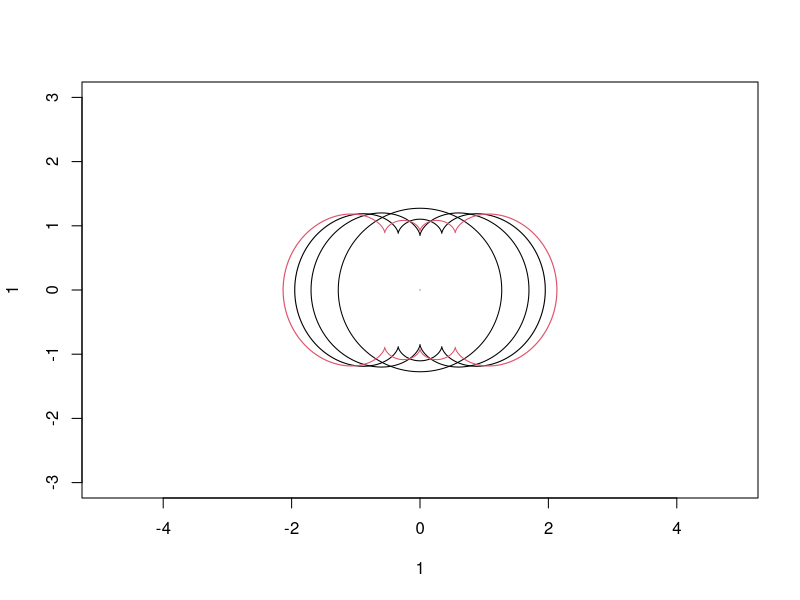
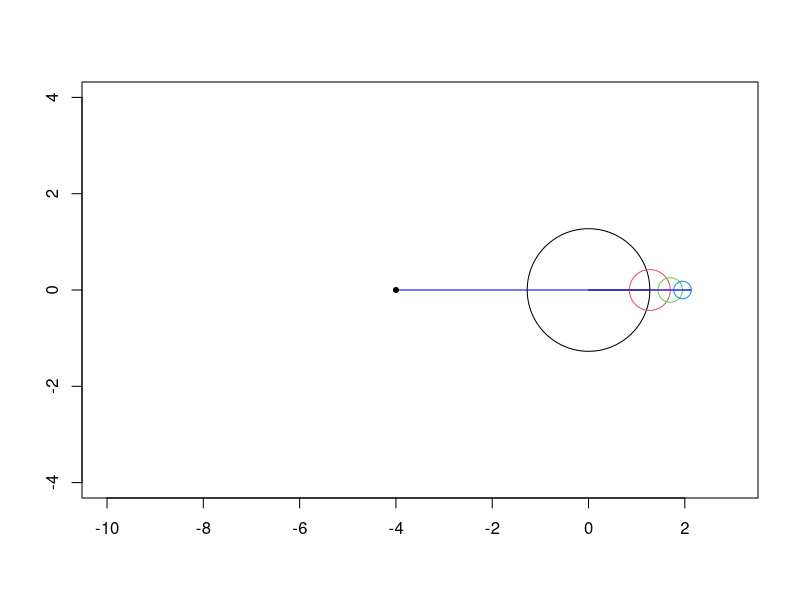
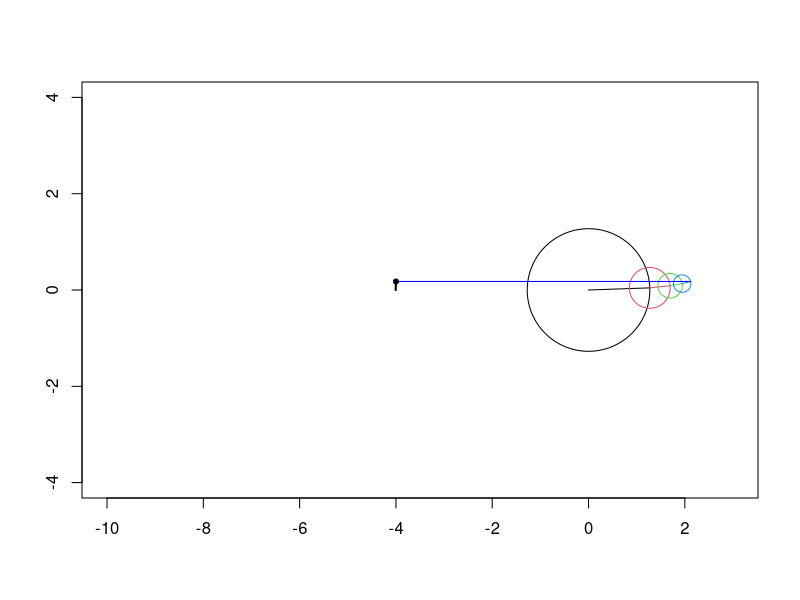
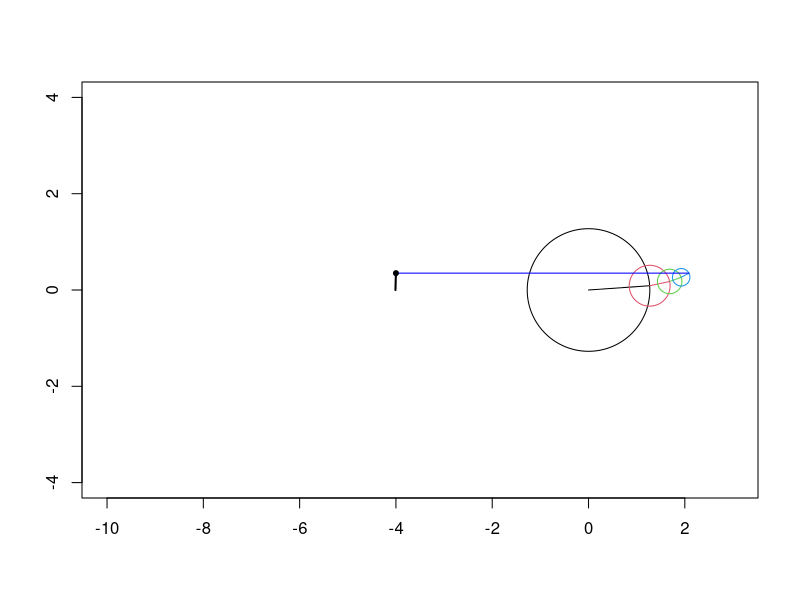
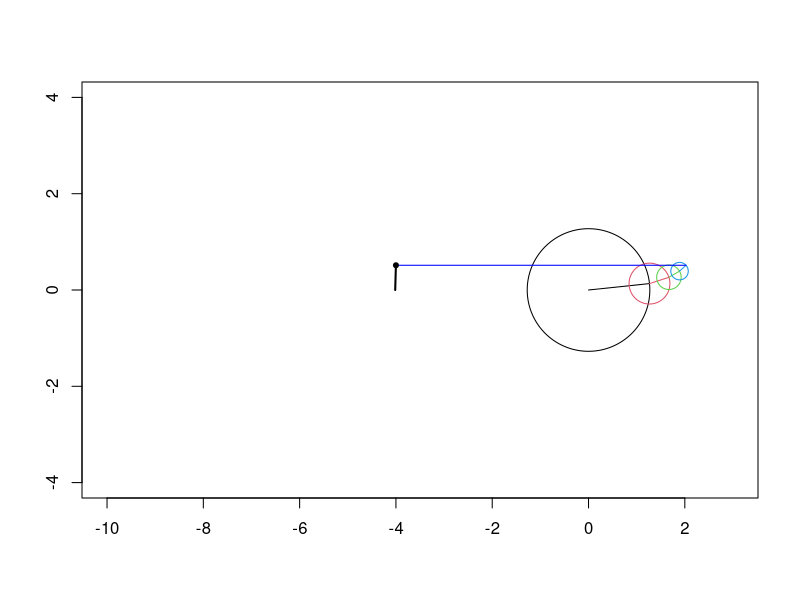
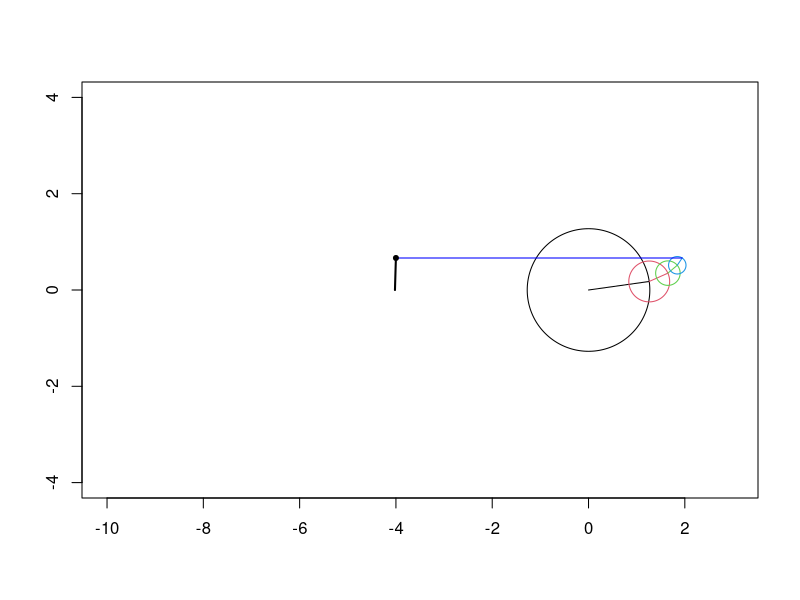
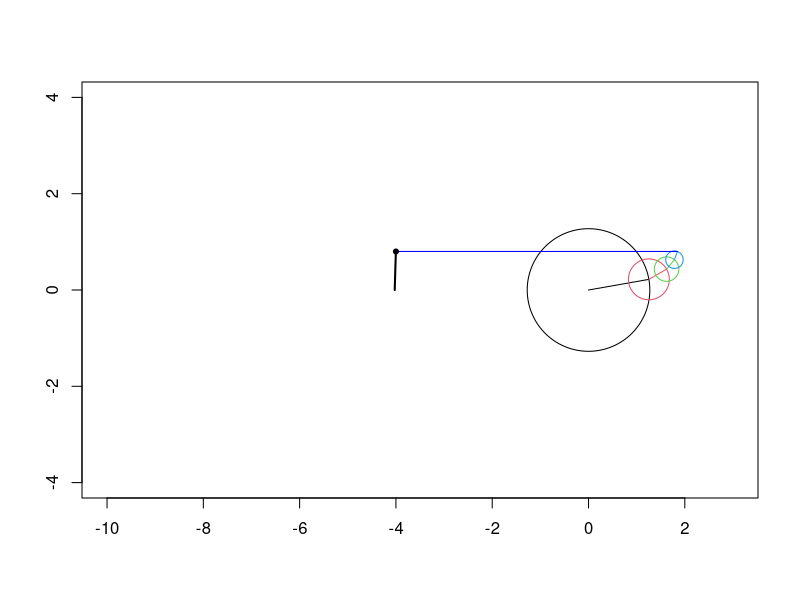
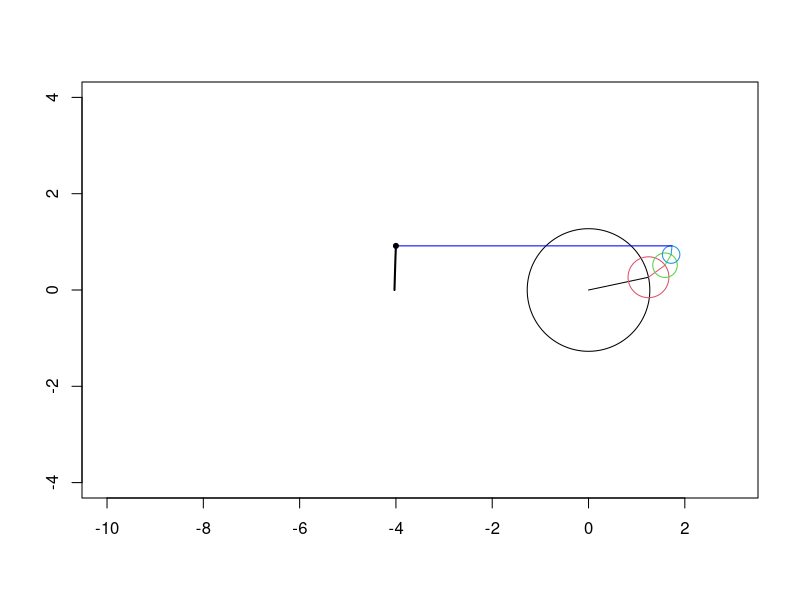

Write R code to recreate these figures, in order.
########################################################################################
# This code of R isn't function
#
# It's demo the Fourier series square wave which like the link of wiki
#
# https://en.wikipedia.org/wiki/File:Fourier_series_square_wave_circles_animation.gif
#
# which output can build to a video
#
# you can change the pixel of the code where like this
#
# png(file = paste("path of picture saved",k,".png",sep=""),width = 1920, height = 1080)
# 
# remeber: un-# on ""#dev.off()"" (which is for functoin"png")
#####################################################################################

#How many picture per sec(frames)
fra=30

#How many times of circle rounds
n=5

#How long paid of one circle(sec)
ts=6

A=seq(0,n*2*pi,length.out=n*ts*fra)

#unit radius
r=4

#ratios of amplitude(you can add others or re-sort of them ex: cr <- rev(c(5,3,6,2)))
cr=c(1,3,5,7)


cf=function(l)r*rbind(cos(l*A),sin(l*A))/(l*pi)

#calculas for all 
cicl=array(0,dim=c(2,length(A)))
for ( i in 1:length(cr)){ cicl=rbind(cicl,cicl[c(-1,0)+i*2,]+cf(cr[i])) }

#plot for center locus (can be passed)
plot(1,1,col=0,xlim=c(-3,3),ylim=c(-3,3),asp=1)
lines(cicl[1,],cicl[2,],typ="l",col=1,asp=1) #locus of first circle
lines(cicl[3,],cicl[4,],typ="l",col=1,asp=1) #locus of second circle
lines(cicl[5,],cicl[6,],typ="l",col=1,asp=1)
lines(cicl[7,],cicl[8,],typ="l",col=1,asp=1)
lines(cicl[9,],cicl[10,],typ="l",col=2,asp=1)



wpo=NULL

for (k in 1:length(A)){
	#png(file = paste("path of picture saved",k,".png",sep=""),width = 1920, height = 1080)
	plot(NULL,col=0,xlim=c(-10,3),ylim=c(-3,3),asp=1,xlab="",ylab="")
	for(i in 1:length(cr)){
		X=cf(cr[i])+cicl[c(i*2-1,i*2),k]
		lines(t(cbind(X,X[,1])),col=i)
		lines(cicl[c(i*2-1,i*2+1),k],cicl[c(i*2,(i+1)*2),k],col=i)
		}
	lines(c(cicl[(i+1)*2-1,k],-4),cicl[c(i+1,i+1)*2,k],col="blue")
	points(c(-4),cicl[(i+1)*2,k],pch=20)
	wpo=cbind(wpo+c(-1/200,0),c(-4,cicl[(i+1)*2,k]))
	lines(wpo[1,],wpo[2,],lwd=2)
	#dev.off()
	}


